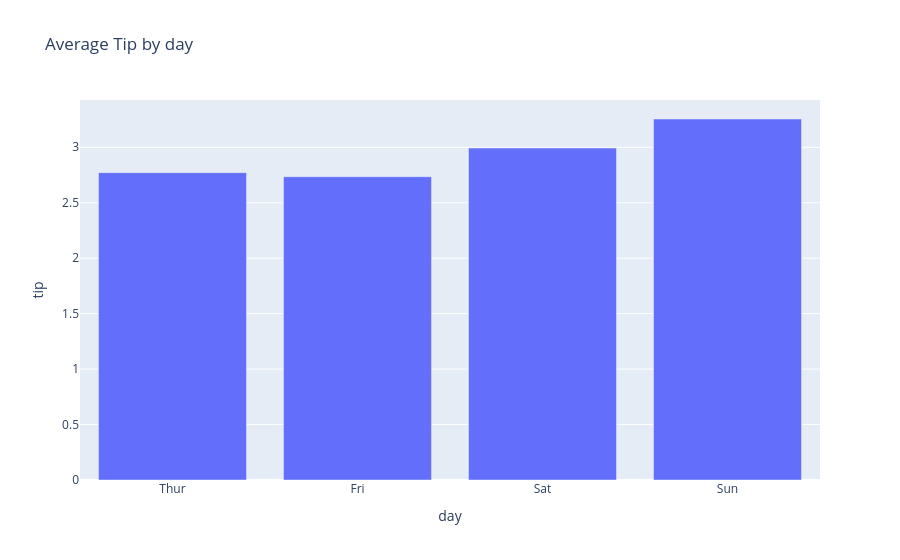

Notebook cell for this chart:
### Code cell
# tips.groupby('day')['tip'].mean().iplot(kind = 'bar')

# Plotly Express
avg_tip = tips.groupby('day', as_index=False)['tip'].mean()

fig = px.bar(
    avg_tip,
    x='day',
    y='tip',
    title = 'Average Tip by day'
)
fig.show()

### Figure 1 — Plotly figure (JSON) as saved in the notebook; plotly's stock layout.template omitted (floating-point values rounded to 4 significant figures)
{"data": [{"hovertemplate": "day=%{x}<br>tip=%{y}<extra></extra>", "legendgroup": "", "marker": {"color": "#636efa", "pattern": {"shape": ""}}, "name": "", "orientation": "v", "showlegend": false, "textposition": "auto", "type": "bar", "x": ["Thur", "Fri", "Sat", "Sun"], "xaxis": "x", "y": [2.771, 2.735, 2.993, 3.255], "yaxis": "y"}], "layout": {"barmode": "relative", "legend": {"tracegroupgap": 0}, "title": {"text": "Average Tip by day"}, "xaxis": {"anchor": "y", "domain": [0, 1], "title": {"text": "day"}}, "yaxis": {"anchor": "x", "domain": [0, 1], "title": {"text": "tip"}}}}
